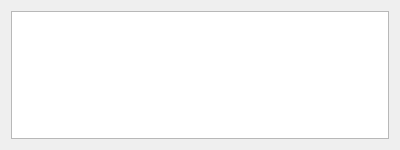
<?xml version="1.0" encoding="UTF-8"?>
<ui version="4.0">
 <class>IPCMessage</class>
 <widget class="QWidget" name="IPCMessage">
  <property name="geometry">
   <rect>
    <x>0</x>
    <y>0</y>
    <width>400</width>
    <height>150</height>
   </rect>
  </property>
  <property name="windowTitle">
   <string>IPC Message</string>
  </property>
  <layout class="QVBoxLayout" name="verticalLayout">
   <item>
    <widget class="QTextEdit" name="textEdit">
     <property name="readOnly">
      <bool>true</bool>
     </property>
    </widget>
   </item>
  </layout>
 </widget>
 <resources/>
 <connections/>
</ui>
